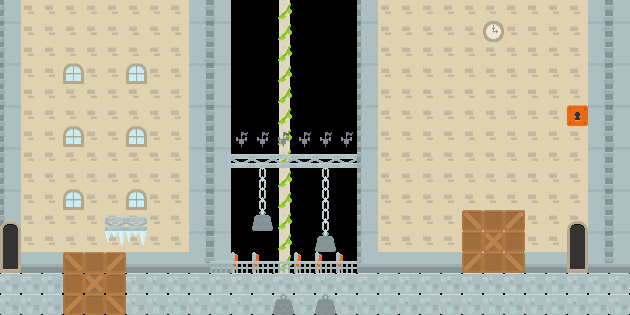

This game map was drawn from its Tiled (.tmx) file and the tilesets committed beside it. A one-line description and the full map source follow:
An orthogonal 30x15 tile map with 21x21 px tiles, 6 tile layers (Capa de patrones 5, Capa de patrones 4, Capa de patrones 1, Capa de patrones 2, ...), 3 tilesets.

<map version="1.2" tiledversion="1.3.5" orientation="orthogonal" renderorder="right-down" width="30" height="15" tilewidth="21" tileheight="21" infinite="0" nextlayerid="8" nextobjectid="8">
 <tileset firstgid="1" name="sprites" tilewidth="21" tileheight="21" spacing="2" margin="2" tilecount="900" columns="30">
  <image source="fondos e3/sprites.png" width="692" height="692" />
 </tileset>
 <tileset firstgid="901" name="sprites" tilewidth="21" tileheight="21" spacing="2" margin="2" tilecount="900" columns="30">
  <image source="fondos e3/sprites.png" width="692" height="692" />
 </tileset>
 <tileset firstgid="1801" source="../bunker/sprites.tsx" />
 <layer id="5" name="Capa de patrones 5" width="30" height="15">
  <data encoding="csv">
0,0,0,0,0,0,0,0,0,0,0,0,0,432,0,0,0,0,0,0,0,0,0,0,0,0,0,0,0,0,
0,0,0,0,0,0,0,0,0,0,0,0,0,432,0,0,0,0,0,0,0,0,0,0,0,0,0,0,0,0,
0,0,762,0,0,0,0,0,0,0,0,0,0,432,0,0,0,0,0,0,0,0,0,0,0,0,0,0,0,0,
0,0,0,0,0,0,0,0,0,0,0,0,0,432,0,0,0,0,0,0,191,191,0,0,0,0,0,0,0,0,
0,0,0,0,0,0,0,0,0,0,0,0,0,432,0,0,0,0,0,0,0,0,0,0,0,0,0,0,0,0,
0,0,0,0,0,0,0,0,0,0,0,0,0,432,0,0,0,0,0,0,0,0,0,0,0,0,0,0,0,0,
0,0,0,0,0,0,0,0,0,0,0,0,0,432,0,0,0,0,0,0,0,0,0,0,0,0,0,0,0,0,
0,0,0,0,0,0,0,0,0,0,0,0,0,432,0,0,0,0,0,0,0,0,0,0,0,0,0,0,0,0,
0,0,0,0,0,0,0,0,0,0,0,0,0,432,0,0,0,0,0,0,0,0,0,0,0,0,0,0,0,0,
0,0,0,0,0,0,0,0,0,0,0,0,0,432,0,0,0,0,0,0,0,0,0,0,0,0,0,0,0,0,
0,0,0,0,0,0,0,0,0,0,0,0,0,432,0,0,0,0,0,0,0,0,0,0,0,0,0,0,0,0,
0,0,0,0,0,0,0,0,0,0,0,0,0,432,0,0,0,0,0,0,0,0,191,0,0,0,0,0,0,0,
0,0,0,0,0,0,0,0,0,0,0,345,345,432,345,345,345,0,0,0,0,0,191,0,0,0,0,0,0,0,
223,223,223,223,223,223,223,223,223,223,223,223,223,223,223,223,223,0,0,223,223,223,223,223,223,223,223,223,223,223,
223,223,223,223,223,223,223,223,223,223,223,223,223,223,223,223,223,223,223,0,0,0,0,0,0,0,0,0,0,0
</data>
 </layer>
 <layer id="4" name="Capa de patrones 4" width="30" height="15">
  <data encoding="csv">
0,0,0,0,0,0,0,0,0,0,0,0,0,0,0,0,0,0,0,0,0,0,0,0,0,0,0,0,0,0,
0,0,0,0,0,0,0,0,0,0,0,0,0,0,0,0,0,0,0,0,0,0,0,0,0,0,0,0,0,0,
0,0,0,0,0,0,0,0,0,0,0,0,0,0,0,0,0,0,0,0,0,0,0,0,0,0,0,0,0,0,
0,0,0,0,0,0,0,0,0,0,0,0,0,0,0,0,0,0,0,0,0,0,0,0,0,0,0,0,0,0,
0,0,0,0,0,0,0,0,0,0,0,0,0,0,0,0,0,0,0,0,0,0,0,0,0,0,0,0,0,0,
0,0,0,0,0,0,0,0,0,0,0,0,0,0,0,0,0,0,0,0,0,0,0,0,0,0,0,0,0,0,
0,0,0,0,0,0,0,0,0,0,0,0,0,0,0,0,0,0,0,0,0,0,0,0,0,0,0,0,0,0,
0,0,0,0,0,0,0,0,0,0,0,0,0,0,0,0,0,0,0,0,0,0,0,0,0,0,0,0,0,0,
0,0,0,0,0,0,0,0,0,0,0,0,74,0,0,74,0,0,0,0,0,0,0,0,0,0,0,0,0,0,
0,0,0,0,0,0,0,0,0,0,0,0,74,0,0,74,0,0,0,0,0,0,0,0,0,0,0,0,0,0,
0,0,0,0,0,0,0,0,0,0,0,0,73,0,0,74,0,0,0,0,0,0,0,0,0,0,0,0,0,0,
0,0,0,0,0,0,0,0,0,0,0,0,0,0,0,73,0,0,0,0,0,0,0,0,0,0,0,0,0,0,
0,0,0,0,0,0,0,0,0,0,0,0,0,0,0,0,0,0,0,0,0,0,0,0,0,0,0,0,0,0,
0,0,0,0,0,0,0,0,0,0,0,0,0,0,0,0,223,223,223,223,223,223,223,223,223,223,223,223,223,223,
0,0,0,0,0,0,0,0,0,0,0,0,0,72,0,72,223,223,223,223,223,223,223,223,223,223,223,223,223,223
</data>
 </layer>
 <layer id="1" name="Capa de patrones 1" width="30" height="15">
  <data encoding="csv">
697,2500,2500,2500,2500,2500,2500,2500,2500,699,697,0,0,0,0,0,0,697,2500,2500,2500,2500,2500,2500,2500,2500,2500,2500,699,697,
727,2500,2500,2500,2500,2500,2500,2500,2500,729,727,0,0,0,0,0,0,727,2500,2500,2500,2500,2500,2500,2500,2500,2500,2500,729,727,
697,2500,2500,2500,2500,2500,2500,2500,2500,699,697,0,0,0,0,0,0,697,2500,2500,2500,2500,2500,2500,2500,2500,2500,2500,699,697,
727,2500,2500,2500,2500,2500,2500,2500,2500,729,727,0,0,0,0,0,0,727,2500,2500,2500,2500,2500,2500,2500,2500,2500,2500,729,727,
697,2500,2500,2500,2500,2500,2500,2500,2500,699,697,0,0,0,0,0,0,697,2500,2500,2500,2500,2500,2500,2500,2500,2500,2500,699,697,
727,2500,2500,2500,2500,2500,2500,2500,2500,729,727,0,0,0,0,0,0,727,2500,2500,2500,2500,2500,2500,2500,2500,2500,2500,729,727,
697,2500,2500,2500,2500,2500,2500,2500,2500,699,697,0,0,0,0,0,0,697,2500,2500,2500,2500,2500,2500,2500,2500,2500,2500,699,697,
727,2500,2500,2500,2500,2500,2500,2500,2500,729,727,0,0,0,0,0,0,727,2500,2500,2500,2500,2500,2500,2500,2500,2500,2500,729,727,
697,2500,2500,2500,2500,2500,2500,2500,2500,699,697,0,0,0,0,0,0,697,2500,2500,2500,2500,2500,2500,2500,2500,2500,2500,699,697,
727,2500,2500,2500,2500,2500,2500,2500,2500,729,727,0,0,0,0,0,0,727,2500,2500,2500,2500,2500,2500,2500,2500,2500,2500,729,727,
697,2500,2500,2500,2500,2500,2500,2500,2500,699,697,0,0,0,0,0,0,697,2500,2500,2500,2500,2500,850,850,2500,2500,2500,699,697,
727,2500,2500,2500,2500,2500,2500,2500,2500,729,727,0,0,0,0,0,0,727,2500,2500,2500,2500,850,850,850,2500,2500,850,729,727,
757,2558,2558,758,758,2500,2558,2558,2558,759,757,0,0,0,0,0,0,757,2558,2558,2558,2558,758,758,758,2558,2558,758,759,757,
0,0,0,0,0,0,0,0,0,0,0,0,0,0,0,0,0,0,0,0,0,0,0,0,0,0,0,0,0,0,
0,0,0,0,0,0,0,0,0,0,0,0,0,0,0,0,0,0,0,0,0,0,0,0,0,0,0,0,0,0
</data>
 </layer>
 <layer id="2" name="Capa de patrones 2" width="30" height="15">
  <data encoding="csv">
0,0,0,0,0,0,0,0,0,0,0,0,0,0,0,0,0,0,0,0,0,0,0,0,0,0,0,0,0,0,
0,0,0,0,0,0,0,0,0,0,0,0,0,0,0,0,0,0,0,0,0,0,0,877,0,0,0,0,0,0,
0,0,0,0,0,0,0,0,0,0,0,0,0,0,0,0,0,0,0,0,0,0,0,0,0,0,0,0,0,0,
0,0,0,762,0,0,762,0,0,0,0,0,0,0,0,0,0,0,0,0,0,0,0,0,0,0,0,0,0,0,
0,0,0,0,0,0,0,0,0,0,0,0,0,0,0,0,0,0,0,0,0,0,0,0,0,0,0,0,0,0,
0,0,0,0,0,0,0,0,0,0,0,0,0,0,0,0,0,0,0,0,0,0,0,0,0,0,0,0,0,0,
0,0,0,762,0,0,762,0,0,0,0,0,0,0,0,0,0,0,0,0,0,0,0,0,0,0,0,0,0,0,
0,0,0,0,0,0,0,0,0,0,0,0,0,0,0,0,0,0,0,0,0,0,0,0,0,0,0,0,0,0,
0,0,0,0,0,0,0,0,0,0,0,0,0,0,0,0,0,0,0,0,0,0,0,0,0,0,0,0,0,0,
0,0,0,762,0,0,762,0,0,0,0,0,0,0,0,0,0,0,0,0,0,0,0,0,0,0,0,0,0,0,
823,0,0,0,0,0,0,0,0,0,0,0,0,0,0,0,0,0,0,0,0,0,0,0,0,0,0,823,0,0,
853,0,0,0,0,0,0,0,0,0,0,0,0,0,0,0,0,0,0,0,0,0,0,0,0,0,0,853,0,0,
883,2558,2558,0,0,0,0,0,0,0,828,828,828,828,828,828,828,0,0,0,0,0,0,0,0,0,0,883,0,0,
0,0,0,0,0,0,0,0,0,0,0,0,0,0,0,0,0,0,0,0,0,0,0,0,0,0,0,0,0,0,
0,0,0,0,0,0,0,0,0,0,0,0,0,0,0,0,0,0,0,0,0,0,0,0,0,0,0,0,0,0
</data>
 </layer>
 <layer id="3" name="Capa de patrones 3" width="30" height="15">
  <data encoding="csv">
0,0,0,0,0,0,0,0,0,0,0,0,0,0,0,0,0,0,0,0,0,0,0,0,0,0,0,0,0,0,
0,0,0,0,0,0,0,0,0,0,0,0,0,0,0,0,0,0,0,0,0,0,0,0,0,0,0,0,0,0,
0,0,0,0,0,0,0,0,0,0,0,0,0,0,0,0,0,0,0,0,0,0,0,0,0,0,0,0,0,0,
0,0,0,0,0,0,0,0,0,0,0,0,0,0,0,0,0,0,0,0,0,0,0,0,0,0,0,0,0,0,
0,0,0,0,0,0,0,0,0,0,0,0,0,0,0,0,0,0,0,0,0,0,0,0,0,0,0,0,0,0,
0,0,0,0,0,0,0,0,0,0,0,0,0,0,0,0,0,0,0,0,0,0,0,0,0,0,0,0,0,0,
0,0,0,0,0,0,0,0,0,0,0,878,878,878,878,878,878,0,0,0,0,0,0,0,0,0,0,0,0,0,
0,0,0,0,0,0,0,0,0,0,0,797,797,797,797,797,797,0,0,0,0,0,0,0,0,0,0,0,0,0,
0,0,0,0,0,0,0,0,0,0,0,0,0,0,0,0,0,0,0,0,0,0,0,0,0,0,0,0,0,0,
0,0,0,0,0,0,0,0,0,0,0,0,0,0,0,0,0,0,0,0,0,0,0,0,0,0,0,0,0,0,
0,0,0,0,0,797,797,0,0,0,0,0,0,0,0,0,0,0,0,0,0,0,0,0,0,0,0,0,0,0,
0,0,0,0,0,0,0,0,0,0,0,0,0,0,0,0,0,0,0,0,0,0,0,0,0,0,0,0,0,0,
0,0,0,0,0,0,0,0,0,0,0,0,0,0,0,0,0,0,0,0,0,0,0,0,0,0,0,0,0,0,
0,0,0,0,0,0,0,0,0,0,0,0,0,0,0,0,0,0,0,0,0,0,0,0,0,0,0,0,0,0,
0,0,0,0,0,0,0,0,0,0,0,0,0,0,0,0,0,0,0,0,0,0,0,0,0,0,0,0,0,0
</data>
 </layer>
 <layer id="6" name="Capa de patrones 6" width="30" height="15">
  <data encoding="csv">
0,0,0,0,0,0,0,0,0,0,0,0,0,0,0,0,0,0,0,0,0,0,0,0,0,0,0,0,0,0,
0,0,0,0,0,0,0,0,0,0,0,0,0,0,0,0,0,0,0,0,0,0,0,0,0,0,0,0,0,0,
0,0,0,0,0,0,0,0,0,0,0,0,0,0,0,0,0,0,0,0,0,0,0,0,0,0,0,0,0,0,
0,0,0,0,0,0,0,0,0,0,0,0,0,0,0,0,0,0,0,0,0,0,0,0,0,0,0,0,0,0,
0,0,0,0,0,0,0,0,0,0,0,0,0,0,0,0,0,0,0,0,0,0,0,0,0,0,0,0,0,0,
0,0,0,0,0,0,0,0,0,0,0,0,0,0,0,0,0,0,0,0,0,0,0,0,0,0,0,225,0,0,
0,0,0,0,0,0,0,0,0,0,0,0,0,0,0,0,0,0,0,0,0,0,0,0,0,0,0,0,0,0,
0,0,0,0,0,0,0,0,0,0,0,0,0,0,0,0,0,0,0,0,0,0,0,0,0,0,0,0,0,0,
0,0,0,0,0,0,0,0,0,0,0,0,0,0,0,0,0,0,0,0,0,0,0,0,0,0,0,0,0,0,
0,0,0,0,0,0,0,0,0,0,0,0,0,0,0,0,0,0,0,0,0,0,0,0,0,0,0,0,0,0,
0,0,0,0,0,0,0,0,0,0,0,0,0,0,0,0,0,0,0,0,0,0,191,193,2147483839,0,0,0,0,0,
0,0,0,0,0,2372,2372,0,0,0,0,0,0,0,0,0,0,0,0,0,0,0,193,192,193,0,0,0,0,0,
0,0,0,191,193,2147483839,0,0,0,0,0,0,0,0,0,0,0,0,0,0,0,0,2147483839,193,191,0,0,0,0,0,
0,0,0,193,192,193,0,0,0,0,0,0,0,0,0,0,0,0,0,0,0,0,0,0,0,0,0,0,0,0,
0,0,0,2147483839,193,191,0,0,0,0,0,0,0,0,0,0,0,0,0,0,0,0,0,0,0,0,0,0,0,0
</data>
 </layer>
</map>
